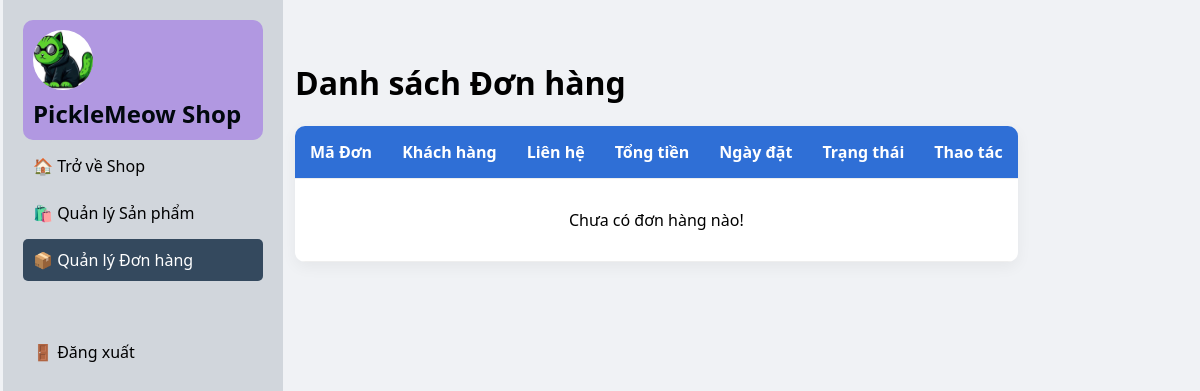
Page /basic_seller_website/admin/admin_orders.php (signed in) on the earlier database version.
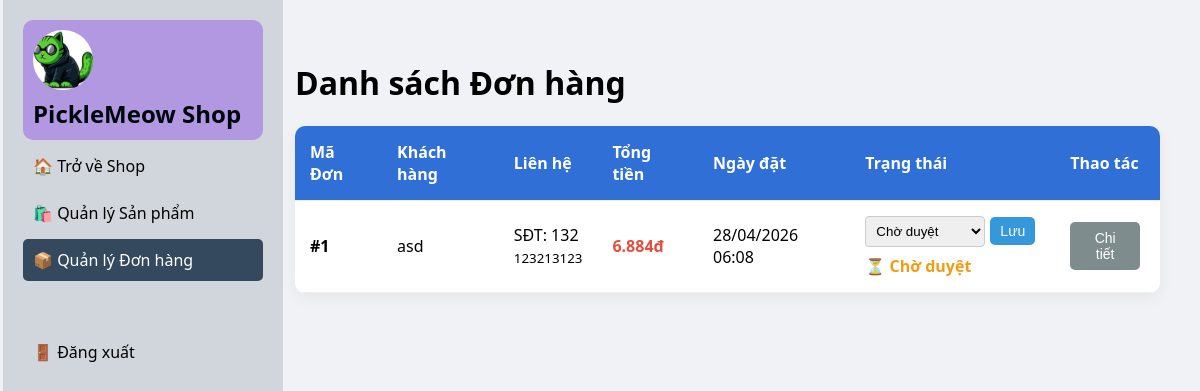
Same page on the later database version.
### tables this page shows
CREATE TABLE orders (
  id int(11) NOT NULL,
  user_id int(11) DEFAULT NULL,
  full_name varchar(255) NOT NULL,
  email varchar(255) NOT NULL,
  phone varchar(20) NOT NULL,
  address text NOT NULL,
  total_amount decimal(15,2) NOT NULL,
  status enum('pending','processing','shipped','completed','cancelled') DEFAULT 'pending',
  created_at timestamp NOT NULL DEFAULT current_timestamp()
);

### basic_seller_website/admin/admin_orders.php (the view, shortened to what this page needs)
<?php
require_once __DIR__.'/../config/db.php';
$orders = $conn->query("SELECT * FROM orders ORDER BY created_at DESC")->fetchAll();
function getStatusLabel($status) {
    switch($status) {
        case 'pending': return '<span style="color:#f39c12; font-weight:bold;">⏳ Chờ duyệt</span>';
    }
}
?>
<!DOCTYPE html>
<html lang="vi">
<head>
</head>
<body>
<div class="sum">
    <div class="sidebar">
        <div class="logot">
            <a href="/basic_seller_web/index.php" class="logo">
                <img src="/basic_seller_web/img/pickle_meow_logo.png">                <br>PickleMeow Shop
            </a>
        </div>
        <nav>
            <a href="/basic_seller_web/index.php" style="color: #000000 ">🏠 Trở về Shop</a>
            <a href="/basic_seller_web/admin/admin.php" style="color: #000000">🛍️ Quản lý Sản phẩm</a>
            <a href="/basic_seller_web/admin/admin_orders.php" class="active">📦 Quản lý Đơn hàng</a>
            <a href="/basic_seller_web/auth/logout.php" style="color: #000000; margin-top: 50px;">🚪 Đăng xuất</a>
        </nav>
    </div>
    <div class="main">
        <h1>Danh sách Đơn hàng</h1>
        <table>
            <thead>
                <tr>
                    <th>Mã Đơn</th>
                    <th>Khách hàng</th>
                    <th>Liên hệ</th>
                    <th>Tổng tiền</th>
                    <th>Ngày đặt</th>
                    <th>Trạng thái</th>
                    <th>Thao tác</th>
                </tr>
            </thead>
            <tbody>
                <?php foreach($orders as $o): ?>
                <tr>
                    <td><strong>#<?php echo $o['id']; ?></strong></td>
                    <td><?php echo htmlspecialchars($o['full_name']); ?></td>
                    <td>
                        SĐT: <?php echo htmlspecialchars($o['phone']); ?><br>
                        <small><?php echo htmlspecialchars($o['address']); ?></small>
                    </td>
                    <td style="color: #e74c3c; font-weight: bold;">
                        <?php echo number_format($o['total_amount'], 0, ',', '.'); ?>đ
                    </td>
                    <td><?php echo date('d/m/Y H:i', strtotime($o['created_at'])); ?></td>
                    <td>
                        <form method="POST" style="display:flex; gap:5px; align-items:center;">
                            <select name="status" class="status-dropdown">
                                <option value="pending" <?php echo $o['status'] == 'pending' ? 'selected' : ''; ?>>Chờ duyệt</option>
                            </select>
                            <button type="submit" name="update_status" class="btn btn-update" style="padding: 6px 10px;">Lưu</button>
                        </form>
                        <div style="margin-top: 8px;"><?php echo getStatusLabel($o['status']); ?></div>
                    </td>
                    <td>
                        <button class="btn" style="background:#7f8c8d;" onclick="alert('Tính năng xem chi tiết sản phẩm trong đơn sẽ cập nhật sau!')">Chi tiết</button>
                    </td>
                </tr>
                <?php endforeach; ?>
                <?php if(empty($orders)): ?>
                <tr>
                    <td colspan="7" style="text-align: center; padding: 30px;">Chưa có đơn hàng nào!</td>
                </tr>
                <?php endif; ?>
            </tbody>
        </table>
    </div>
</div>
</body>
</html>

Differences in the rows shown:
added orders: id "1", full_name "asd", phone "132", address "123213123", total_amount "6.884", created_at "28/04/2026 06:08", status "Chờ duyệt", shows "⏳ Chờ duyệt"
Other differences:
text no longer shown: "Chưa có đơn hàng nào!"
